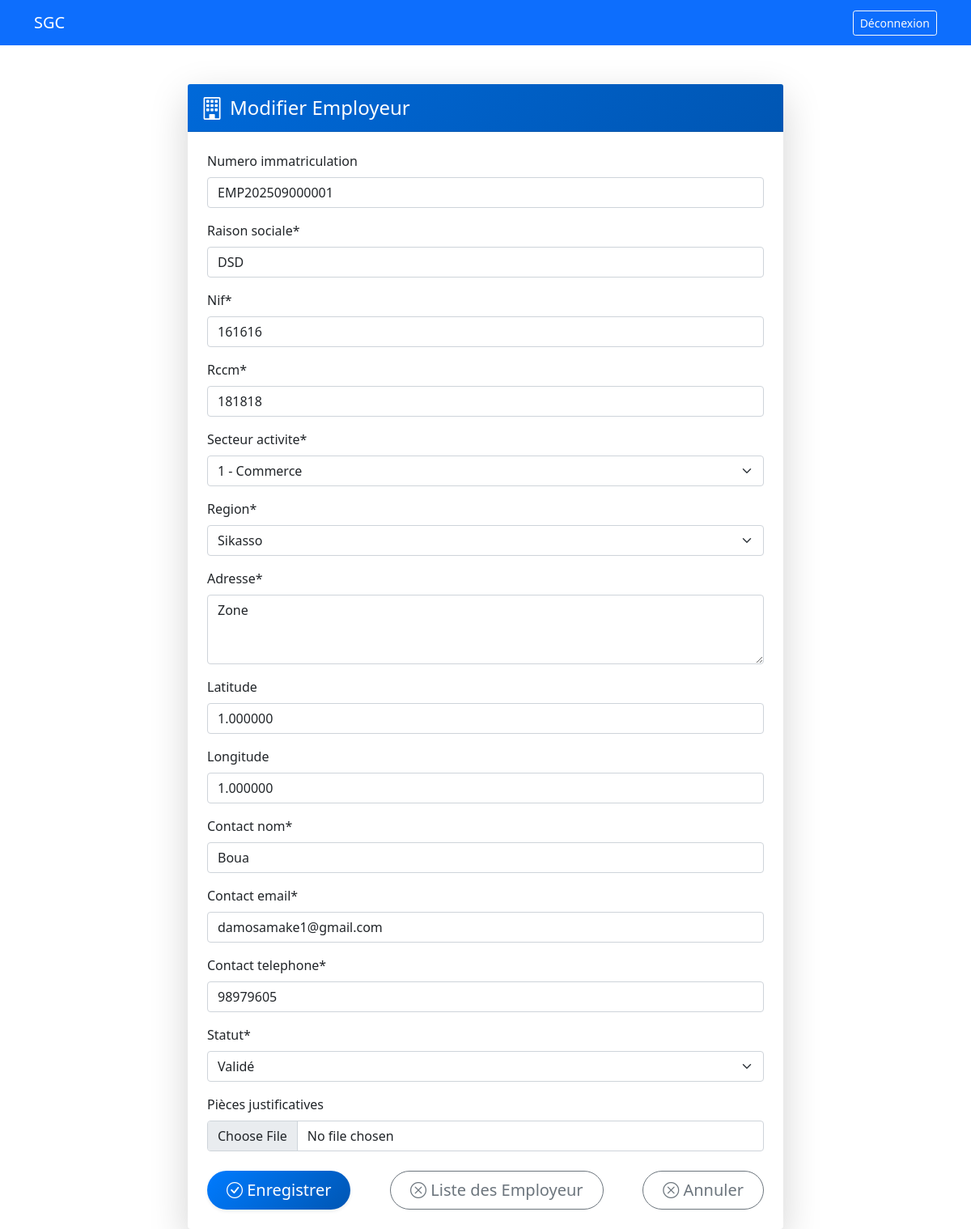
/employeurs/1/modifier/ (signed in), run on the app's committed database.
### core/models.py (models this page shows, shortened)
class Employeur(models.Model):
    STATUT_CHOICES = (
        ('prospecte', 'Prospecté'),
        ('dossier_soumis', 'Dossier Soumis'),
        ('en_cours', 'En Cours de Validation'),
        ('valide', 'Validé'),
        ('rejete', 'Rejeté'),
    )
    numero_immatriculation = models.CharField(max_length=20, unique=True, blank=True)
    raison_sociale = models.CharField(max_length=200)
    nif = models.CharField(max_length=50, unique=True)
    rccm = models.CharField(max_length=50, unique=True)
    secteur_activite = models.ForeignKey(SecteurActivite, on_delete=models.PROTECT)
    region = models.ForeignKey(Region, on_delete=models.PROTECT)
    adresse = models.TextField()
    latitude = models.DecimalField(max_digits=9, decimal_places=6, null=True, blank=True)
    longitude = models.DecimalField(max_digits=9, decimal_places=6, null=True, blank=True)
    contact_nom = models.CharField(max_length=100)
    contact_email = models.EmailField()
    contact_telephone = models.CharField(max_length=20)
    statut = models.CharField(max_length=20, choices=STATUT_CHOICES, default='prospecte')
    motif_rejet = models.TextField(blank=True)
    date_creation = models.DateTimeField(auto_now_add=True)
    date_validation = models.DateTimeField(null=True, blank=True)
    agent = models.ForeignKey(CustomUser, on_delete=models.PROTECT, related_name='employeurs_crees')
    validated_by = models.ForeignKey(CustomUser, on_delete=models.PROTECT, null=True, blank=True, related_name='employeurs_valides')

### core/views.py (the view)
# urls.py: path('employeurs/<int:pk>/modifier/', views.employeur_update, name='employeur_update'),
@login_required
def employeur_update(request, pk):
    employeur = get_object_or_404(Employeur, pk=pk)
    if not (request.user.role in ['admin', 'superviseur', 'validation'] and
            request.user != employeur.agent):
        messages.error(request, "Vous n'avez pas la permission de modifier cet employeur.")
        return redirect('employeur_list')
    if request.method == 'POST':
        form = EmployeurForm(request.POST, request.FILES, instance=employeur)
        if form.is_valid():
            employeur = form.save()
            pieces = request.FILES.getlist('pieces_justificatives')
            for piece in pieces:
                PieceJustificative.objects.create(
                    employeur=employeur,
                    nom=piece.name,
                    fichier=piece
                )
            messages.success(request, 'Employeur modifié avec succès!')
            return redirect('employeur_detail', pk=employeur.pk)
    else:
        form = EmployeurForm(instance=employeur)
    return render(request, 'employeur_form.html', {
        'form': form,
        'employeur': employeur,
        'edition': True
    })

### core/forms.py
class EmployeurForm(forms.ModelForm):
    pieces_justificatives = forms.FileField(
        required=False,
        widget=forms.ClearableFileInput(attrs={'multiple': False}),
        label="Pièces justificatives"
    )
    class Meta:
        model = Employeur
        fields = ['numero_immatriculation','raison_sociale', 'nif', 'rccm', 'secteur_activite', 'region',
                 'adresse', 'latitude', 'longitude', 'contact_nom', 'contact_email',
                 'contact_telephone', 'statut']
        widgets = {
            'adresse': forms.Textarea(attrs={'rows': 3}),
            'statut': forms.Select(attrs={'class': 'form-select'}),
        }
    def __init__(self, *args, **kwargs):
        super().__init__(*args, **kwargs)
        if not kwargs.get('instance'):
            self.fields['statut'].initial = 'prospecte'

### core/models.py (called while the page is built)
    def __str__(self):
        return f"{self.code} - {self.nom}"

    def __str__(self):
        return self.nom

### templates/employeur_form.html (shortened to what this page needs)
{% extends "base.html" %}
{% load crispy_forms_tags %}
{% block content %}
<div class="row justify-content-center mt-5">
    <div class="col-md-8">
        <div class="card shadow-lg border-0 rounded-4">
            <div class="card-header text-white bg-gradient-primary rounded-top-4 d-flex align-items-center">
                <i class="bi bi-building me-2 fs-3"></i>
                <h4 class="mb-0">
                    {% if edition %}Modifier{% else %}Nouvel{% endif %} Employeur
                </h4>
            </div>
            <div class="card-body p-4">
                <form method="post" enctype="multipart/form-data">
                    {{ form|crispy }}
                    <div class="mt-4 d-flex justify-content-between">
                        <button type="submit" class="btn btn-lg btn-primary rounded-pill shadow-sm px-4">
                            <i class="bi bi-check-circle"></i> Enregistrer
                        </button>
                        <a href="{% url 'employeur_list' %}" class="btn btn-lg btn-outline-secondary rounded-pill px-4">
                            <i class="bi bi-x-circle"></i> Liste des Employeur
                        </a>
                        <a href="{% url 'dashboard' %}" class="btn btn-lg btn-outline-secondary rounded-pill px-4">
                            <i class="bi bi-x-circle"></i> Annuler
                        </a>
                    </div>
                </form>
            </div>
        </div>
    </div>
</div>
{% endblock %}

### templates/employeur_form.html (style rules this page uses)
.bg-gradient-primary { background: linear-gradient(135deg, #0069d9, #0056b3); }
.card { transition: transform 0.2s ease, box-shadow 0.2s ease; }
.btn-primary { background: linear-gradient(135deg, #007bff, #0056b3); border: none; transition: all 0.3s ease; }

### data on the page
Employeur: numero_immatriculation "EMP202509000001", raison_sociale "DSD", nif "161616", rccm "181818", secteur_activite "1 - Commerce", region "Sikasso", adresse "Zone", latitude "1.000000", longitude "1.000000", contact_nom "Boua", contact_email "damosamake1@gmail.com", contact_telephone "98979605", statut "Validé"
